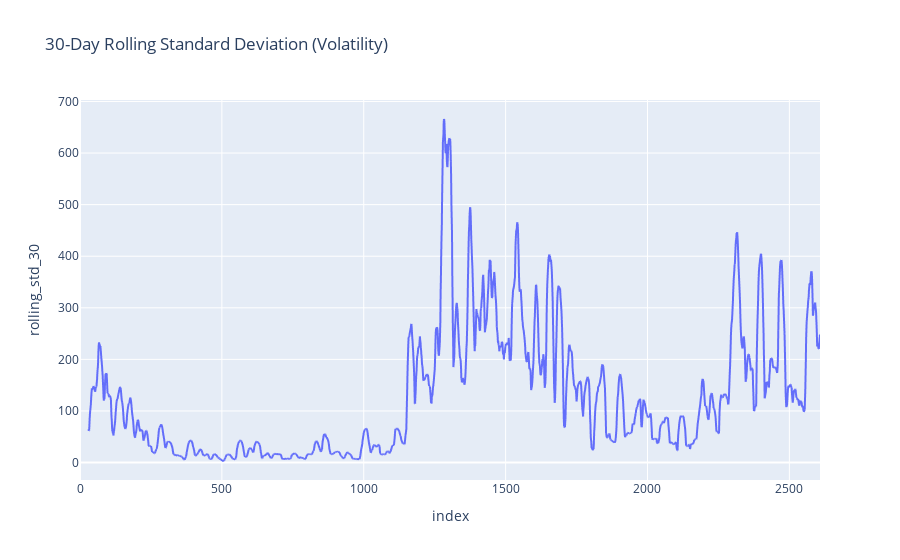

This figure's notebook cell:
### Code cell
px.line(eth_data, x=eth_data.index, y='rolling_std_30', title='30-Day Rolling Standard Deviation (Volatility)')

### Figure 1 — Plotly figure (JSON) as saved in the notebook; plotly's stock layout.template omitted (floating-point values rounded to 4 significant figures; data arrays with more than 128 entries replaced by an {"elided": "..."} marker saying what was removed)
{"data": [{"hovertemplate": "index=%{x}<br>rolling_std_30=%{y}<extra></extra>", "legendgroup": "", "line": {"color": "#636efa", "dash": "solid"}, "marker": {"symbol": "circle"}, "mode": "lines", "name": "", "showlegend": false, "type": "scattergl", "x": {"elided": "2609 int values"}, "xaxis": "x", "y": {"elided": "2609 float values"}, "yaxis": "y"}], "layout": {"legend": {"tracegroupgap": 0}, "title": {"text": "30-Day Rolling Standard Deviation (Volatility)"}, "xaxis": {"anchor": "y", "domain": [0, 1], "title": {"text": "index"}}, "yaxis": {"anchor": "x", "domain": [0, 1], "title": {"text": "rolling_std_30"}}}}
